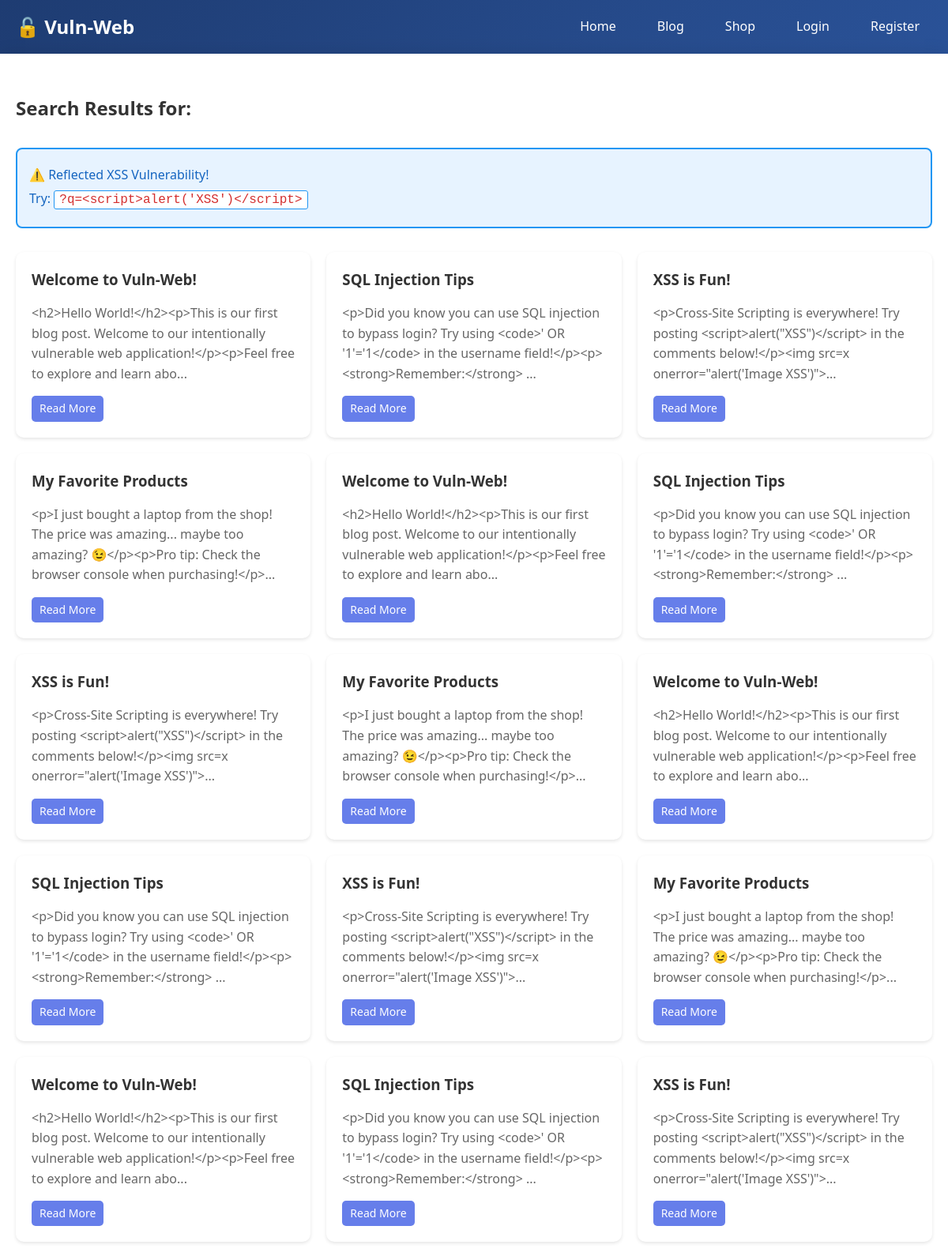
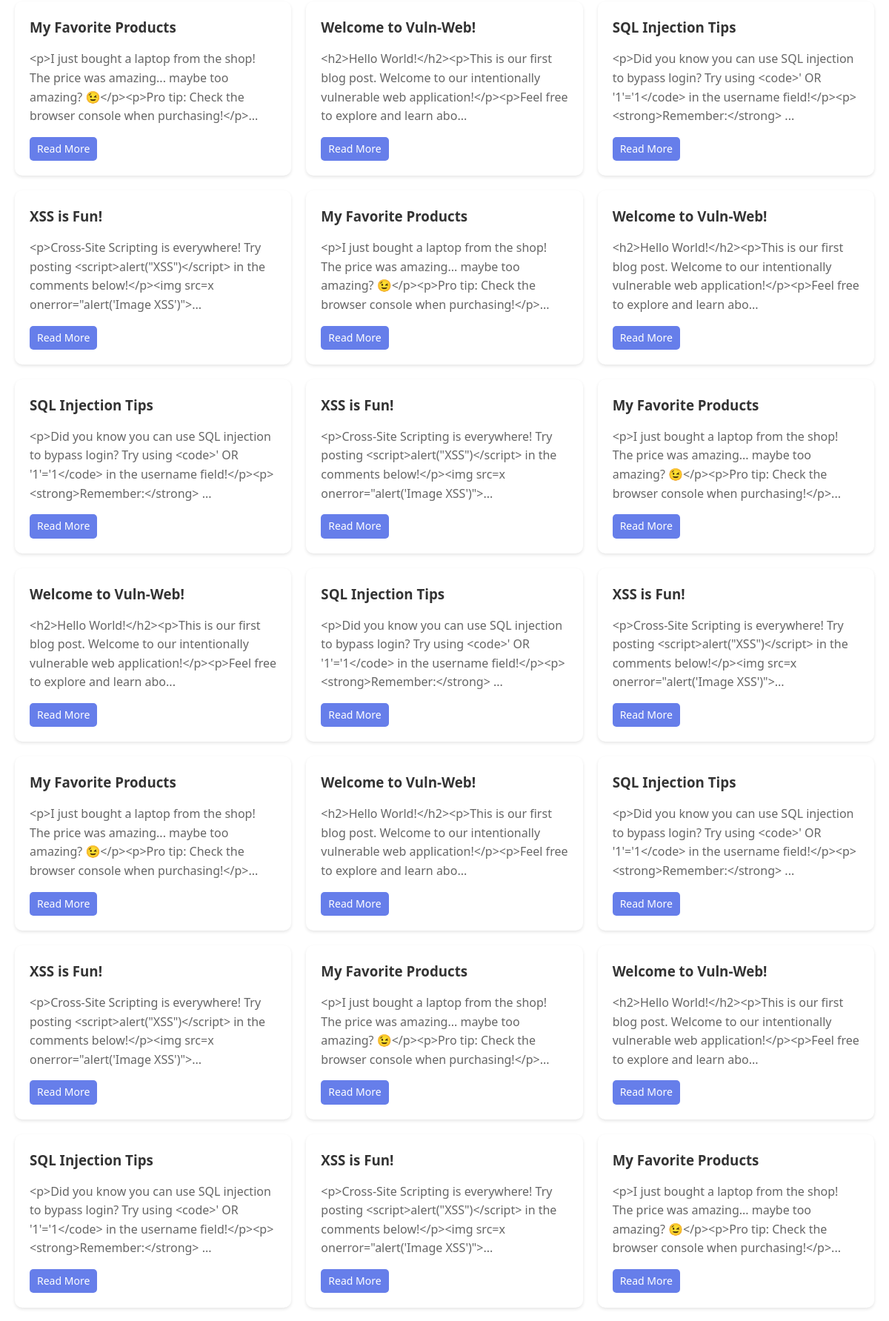
Page /blog/search (upper part) on the committed database (2 pictures, top to bottom).
### tables this page shows
CREATE TABLE posts (
            id INTEGER PRIMARY KEY AUTOINCREMENT,
            title TEXT NOT NULL,
            content TEXT NOT NULL,
            author_id INTEGER NOT NULL,
            created_at TIMESTAMP DEFAULT CURRENT_TIMESTAMP,
            FOREIGN KEY (author_id) REFERENCES users(id)
        );

### app/routes.py (the view)
@app.route('/blog/search')
def search_posts():
    query = request.args.get('q', '')
    db = get_db()
    sql = f"SELECT * FROM posts WHERE title LIKE '%{query}%' OR content LIKE '%{query}%'"
    posts = db.execute(sql).fetchall()
    db.close()
    return render_template('search_results.html', posts=posts, query=query)

### app/__init__.py (called while the page is built)
@app.before_request
def log_post_body():
    if request.method == 'POST':
        form_data = dict(request.form)
        if not form_data:
            body_data = request.get_data(as_text=True)
        else:
            body_data = str(form_data)
        post_logger.info(
            f"POST request received",
            extra={
                "client_ip": request.remote_addr,
                "path": request.path,
                "body": body_data
            }
        )
        print(f"[POST] {request.remote_addr} -> {request.path} | Body: {body_data}")

def get_db():
    db = sqlite3.connect('vuln_web.db')
    db.row_factory = sqlite3.Row
    return db

### app/templates/search_results.html (shortened to what this page needs)
{% extends "base.html" %}
{% block content %}
<div class="search-results">
    <h2>Search Results for: {{ query | safe }}</h2>
    <div class="hint-box">
        <p>⚠️ Reflected XSS Vulnerability!</p>
        <p>Try: <code>?q=&lt;script&gt;alert('XSS')&lt;/script&gt;</code></p>
    </div>
    {% if posts %}
        <div class="posts-grid">
            {% for post in posts %}
            <div class="post-card">
                <h3><a href="/blog/{{ post.id }}">{{ post.title }}</a></h3>
                <p class="post-preview">{{ post.content[:150] }}...</p>
                <a href="/blog/{{ post.id }}" class="btn btn-small">Read More</a>
            </div>
            {% endfor %}
        </div>
    {% else %}
        <p>No posts found for "{{ query | safe }}"</p>
    {% endif %}
</div>
{% endblock %}

### static/css/style.css (style rules this page uses)
* { margin: 0; padding: 0; box-sizing: border-box; }
body { font-family: 'Segoe UI', Tahoma, Geneva, Verdana, sans-serif; line-height: 1.6; color: #333; background: linear-gradient(135deg, #667eea 0%, #764ba2 100%); min-height: 100vh; }
.btn { display: inline-block; padding: 10px 20px; background: #667eea; color: white; text-decoration: none; border-radius: 5px; border: none; cursor: pointer; font-size: 16px; transition: all 0.3s; }
.btn-small { padding: 5px 10px; font-size: 14px; }
.hint-box { background: #e7f3ff; border: 2px solid #2196F3; border-radius: 8px; padding: 15px; margin: 20px 0; }
.hint-box p { margin: 5px 0; color: #1565c0; }
.hint-box code { background: #fff; padding: 2px 6px; border-radius: 3px; border: 1px solid #2196F3; font-family: 'Courier New', monospace; color: #d32f2f; }
.posts-grid { display: grid; grid-template-columns: repeat(auto-fill, minmax(300px, 1fr)); gap: 20px; margin: 30px 0; }
.post-card { background: white; padding: 20px; border-radius: 10px; box-shadow: 0 2px 4px rgba(0,0,0,0.1); transition: transform 0.3s; }
.post-card h3 { margin-bottom: 10px; }
.post-card h3 a { color: #333; text-decoration: none; }
.post-preview { color: #666; margin: 15px 0; }
.search-results { margin: 30px 0; }
.search-results h2 { margin-bottom: 30px; color: #333; }

### rows in the picture
posts: title "Welcome to Vuln-Web!", content "<h2>Hello World!</h2><p>This is our first blog post. Welcome to our intentionally vulnerable web application!</p><p>Feel free to explore and learn abo"
posts: title "SQL Injection Tips", content "<p>Did you know you can use SQL injection to bypass login? Try using <code>' OR '1'='1</code> in the username field!</p><p><strong>Remember:</strong>"
posts: title "XSS is Fun!", content "<p>Cross-Site Scripting is everywhere! Try posting <script>alert(\"XSS\")</script> in the comments below!</p><img src=x onerror=\"alert('Image XSS')\">"
posts: title "My Favorite Products", content "<p>I just bought a laptop from the shop! The price was amazing... maybe too amazing? 😉</p><p>Pro tip: Check the browser console when purchasing!</p>"
posts: title "Welcome to Vuln-Web!", content "<h2>Hello World!</h2><p>This is our first blog post. Welcome to our intentionally vulnerable web application!</p><p>Feel free to explore and learn abo"
posts: title "SQL Injection Tips", content "<p>Did you know you can use SQL injection to bypass login? Try using <code>' OR '1'='1</code> in the username field!</p><p><strong>Remember:</strong>"
posts: title "XSS is Fun!", content "<p>Cross-Site Scripting is everywhere! Try posting <script>alert(\"XSS\")</script> in the comments below!</p><img src=x onerror=\"alert('Image XSS')\">"
posts: title "My Favorite Products", content "<p>I just bought a laptop from the shop! The price was amazing... maybe too amazing? 😉</p><p>Pro tip: Check the browser console when purchasing!</p>"
posts: title "Welcome to Vuln-Web!", content "<h2>Hello World!</h2><p>This is our first blog post. Welcome to our intentionally vulnerable web application!</p><p>Feel free to explore and learn abo"
posts: title "SQL Injection Tips", content "<p>Did you know you can use SQL injection to bypass login? Try using <code>' OR '1'='1</code> in the username field!</p><p><strong>Remember:</strong>"
posts: title "XSS is Fun!", content "<p>Cross-Site Scripting is everywhere! Try posting <script>alert(\"XSS\")</script> in the comments below!</p><img src=x onerror=\"alert('Image XSS')\">"
posts: title "My Favorite Products", content "<p>I just bought a laptop from the shop! The price was amazing... maybe too amazing? 😉</p><p>Pro tip: Check the browser console when purchasing!</p>"
posts: title "Welcome to Vuln-Web!", content "<h2>Hello World!</h2><p>This is our first blog post. Welcome to our intentionally vulnerable web application!</p><p>Feel free to explore and learn abo"
posts: title "SQL Injection Tips", content "<p>Did you know you can use SQL injection to bypass login? Try using <code>' OR '1'='1</code> in the username field!</p><p><strong>Remember:</strong>"
posts: title "XSS is Fun!", content "<p>Cross-Site Scripting is everywhere! Try posting <script>alert(\"XSS\")</script> in the comments below!</p><img src=x onerror=\"alert('Image XSS')\">"
posts: title "My Favorite Products", content "<p>I just bought a laptop from the shop! The price was amazing... maybe too amazing? 😉</p><p>Pro tip: Check the browser console when purchasing!</p>"
posts: title "Welcome to Vuln-Web!", content "<h2>Hello World!</h2><p>This is our first blog post. Welcome to our intentionally vulnerable web application!</p><p>Feel free to explore and learn abo"
posts: title "SQL Injection Tips", content "<p>Did you know you can use SQL injection to bypass login? Try using <code>' OR '1'='1</code> in the username field!</p><p><strong>Remember:</strong>"
posts: title "XSS is Fun!", content "<p>Cross-Site Scripting is everywhere! Try posting <script>alert(\"XSS\")</script> in the comments below!</p><img src=x onerror=\"alert('Image XSS')\">"
posts: title "My Favorite Products", content "<p>I just bought a laptop from the shop! The price was amazing... maybe too amazing? 😉</p><p>Pro tip: Check the browser console when purchasing!</p>"
posts: title "Welcome to Vuln-Web!", content "<h2>Hello World!</h2><p>This is our first blog post. Welcome to our intentionally vulnerable web application!</p><p>Feel free to explore and learn abo"
posts: title "SQL Injection Tips", content "<p>Did you know you can use SQL injection to bypass login? Try using <code>' OR '1'='1</code> in the username field!</p><p><strong>Remember:</strong>"
posts: title "XSS is Fun!", content "<p>Cross-Site Scripting is everywhere! Try posting <script>alert(\"XSS\")</script> in the comments below!</p><img src=x onerror=\"alert('Image XSS')\">"
posts: title "My Favorite Products", content "<p>I just bought a laptop from the shop! The price was amazing... maybe too amazing? 😉</p><p>Pro tip: Check the browser console when purchasing!</p>"
posts: title "Welcome to Vuln-Web!", content "<h2>Hello World!</h2><p>This is our first blog post. Welcome to our intentionally vulnerable web application!</p><p>Feel free to explore and learn abo"
posts: title "SQL Injection Tips", content "<p>Did you know you can use SQL injection to bypass login? Try using <code>' OR '1'='1</code> in the username field!</p><p><strong>Remember:</strong>"
posts: title "XSS is Fun!", content "<p>Cross-Site Scripting is everywhere! Try posting <script>alert(\"XSS\")</script> in the comments below!</p><img src=x onerror=\"alert('Image XSS')\">"
posts: title "My Favorite Products", content "<p>I just bought a laptop from the shop! The price was amazing... maybe too amazing? 😉</p><p>Pro tip: Check the browser console when purchasing!</p>"
posts: title "Welcome to Vuln-Web!", content "<h2>Hello World!</h2><p>This is our first blog post. Welcome to our intentionally vulnerable web application!</p><p>Feel free to explore and learn abo"
posts: title "SQL Injection Tips", content "<p>Did you know you can use SQL injection to bypass login? Try using <code>' OR '1'='1</code> in the username field!</p><p><strong>Remember:</strong>"
posts: title "XSS is Fun!", content "<p>Cross-Site Scripting is everywhere! Try posting <script>alert(\"XSS\")</script> in the comments below!</p><img src=x onerror=\"alert('Image XSS')\">"
posts: title "My Favorite Products", content "<p>I just bought a laptop from the shop! The price was amazing... maybe too amazing? 😉</p><p>Pro tip: Check the browser console when purchasing!</p>"
posts: title "Welcome to Vuln-Web!", content "<h2>Hello World!</h2><p>This is our first blog post. Welcome to our intentionally vulnerable web application!</p><p>Feel free to explore and learn abo"
posts: title "SQL Injection Tips", content "<p>Did you know you can use SQL injection to bypass login? Try using <code>' OR '1'='1</code> in the username field!</p><p><strong>Remember:</strong>"
posts: title "XSS is Fun!", content "<p>Cross-Site Scripting is everywhere! Try posting <script>alert(\"XSS\")</script> in the comments below!</p><img src=x onerror=\"alert('Image XSS')\">"
posts: title "My Favorite Products", content "<p>I just bought a laptop from the shop! The price was amazing... maybe too amazing? 😉</p><p>Pro tip: Check the browser console when purchasing!</p>"
